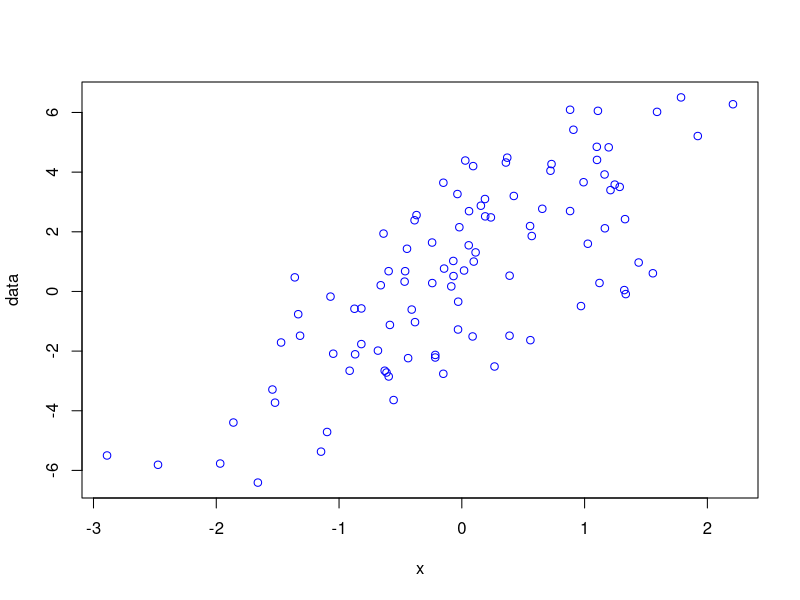

Write the R code that produced this figure.
## ---- chunk 1
Jacks.Equation<-function(a,b,c){
  output<-(a*b)-c*324+log(a)
  return(output)
}
Jacks.Equation(a=1100,b=100,c=4)
## ---- chunk 2
Standardize.me<-function(x){
  output<-(x-mean(x)/sd(x))
  return(output)
}
data<-c(3,4,19,7,5,5,10,200)
Standardize.me(data)
## ---- chunk 3
remove.Outliers<-function(x){
  is.outlier<-x > mean(x)+2*sd(x) | x < mean(x)-2*sd(x)
  new.vector<-x[(is.outlier == FALSE)]
  return(new.vector)
}
## ---- chunk 4
set.seed(20)
x<-rnorm(100)
e<-rnorm(100,0,2)
data<-0.5+2*x+e
mean(data)
mean(remove.Outliers(data))
plot(x,data,col ="blue")
data
remove.Outliers(data)

## ---- chunk 5
how.many<-function(data,value){
  frequency.value<-data == value
  output<-sum(frequency.value)
  return(output)
}
how.many(data = c(2,3,5,3,1,6,2),value = 3)
